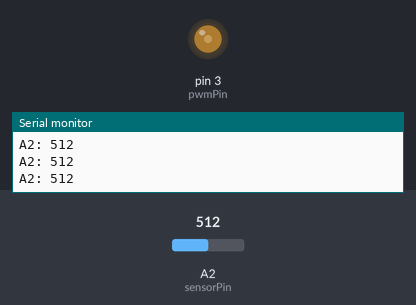
Bench run of a sketch on a simulated Arduino Uno, built with avr-gcc and run on an emulated ATmega328P. On the bench: output pins drawn as LEDs (lit = HIGH), the last lines printed to the serial monitor. The test bench sets the inputs (shaded band); at power-on: A2 (sensorPin) = 512.

Above: at 1.2 s.
1.3 s: A2 (sensorPin) set to 1023
At 1.8 s:
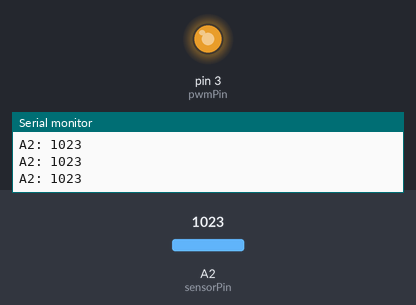
2.8 s: A2 (sensorPin) set to 900
At 4.0 s:
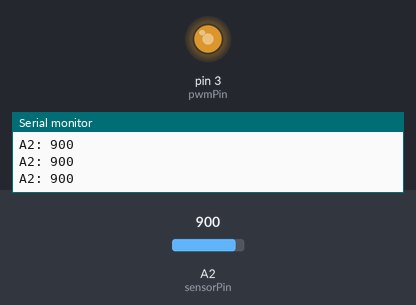
4.3 s: A2 (sensorPin) set to 306
At 5.1 s:
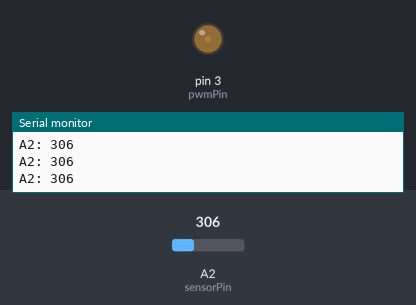
Timing chart, 0 to 7.3 s (numbered marks = the images above; inputs shaded):
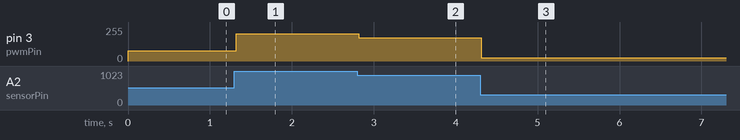

Measured:
- after the input at 1.3 s, pin 3 (pwmPin): 78/255 → 205/255 at once
- after the input at 2.8 s, pin 3 (pwmPin): 205/255 → 175/255 at once
- after the input at 4.3 s, pin 3 (pwmPin): 175/255 → 26/255 at once

The sketch:

PWM.ino
```cpp
int sensorPin = 2;
int pwmPin = 3;
int sensorValue = 0;


void setup() {
  // put your setup code here, to run once:
  pinMode(pwmPin, OUTPUT);
  Serial.begin(9600);
}

void loop() {
  // put your main code here, to run repeatedly:
  sensorValue = analogRead(sensorPin);
  Serial.print("A2: ");
  Serial.println(sensorValue);

  sensorValue = sensorValue - 200;
  sensorValue = sensorValue / 4;

  analogWrite(pwmPin, sensorValue);
}
```
